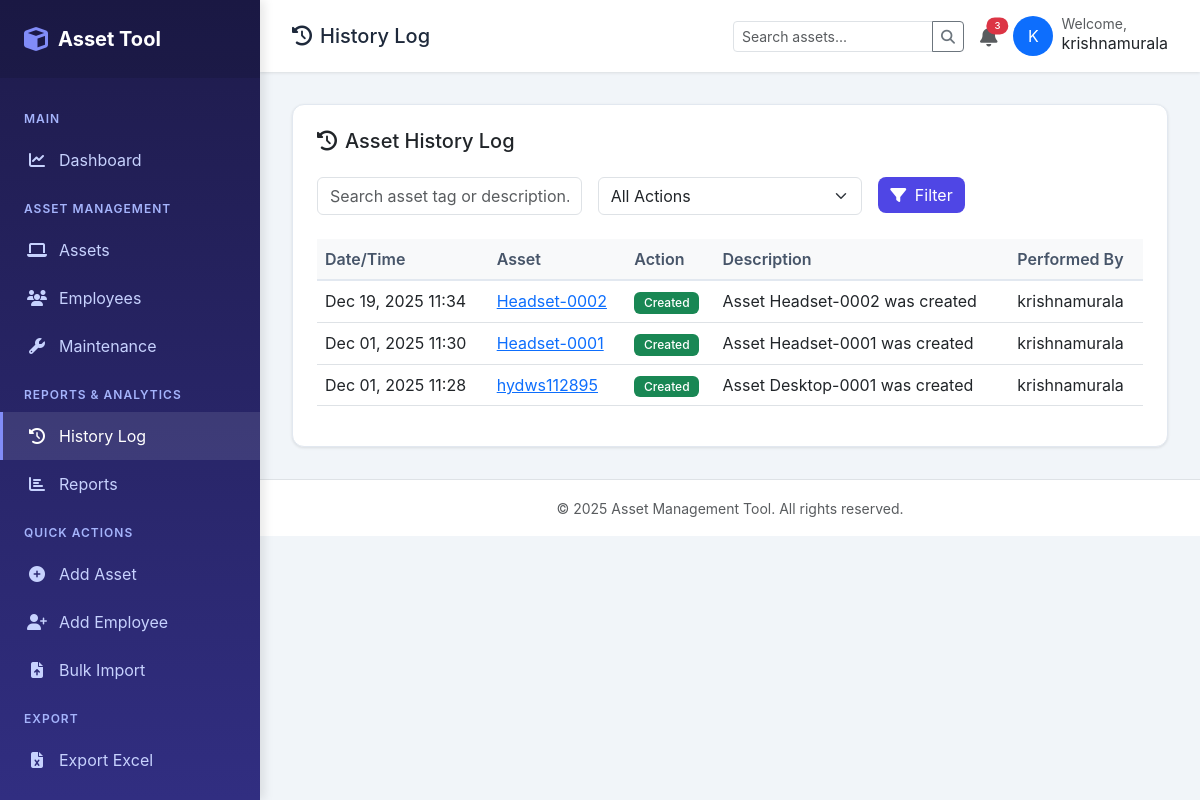
Page /app/history/ (signed in) on the committed database.
### assets/models.py (models this page shows, shortened)
class AssetHistory(models.Model):
    ACTION_CHOICES = [
        ('created', 'Created'),
        ('assigned', 'Assigned'),
        ('unassigned', 'Unassigned'),
        ('maintenance', 'Sent to Maintenance'),
        ('returned', 'Returned from Maintenance'),
        ('retired', 'Retired'),
        ('updated', 'Updated'),
        ('location_changed', 'Location Changed'),
    ]
    asset = models.ForeignKey(Asset, on_delete=models.CASCADE, related_name='history')
    action = models.CharField(max_length=20, choices=ACTION_CHOICES)
    description = models.TextField(blank=True, null=True)
    performed_by = models.ForeignKey(User, on_delete=models.SET_NULL, null=True, blank=True)
    old_value = models.CharField(max_length=255, blank=True, null=True)
    new_value = models.CharField(max_length=255, blank=True, null=True)
    created_at = models.DateTimeField(auto_now_add=True)
    class Meta:
        verbose_name_plural = "Asset Histories"
        ordering = ['-created_at']

class Asset(models.Model):
    STATUS_CHOICES = [
        ('available', 'Available'),
        ('assigned', 'Assigned'),
        ('maintenance', 'Under Maintenance'),
        ('retired', 'Retired'),
        ('lost', 'Lost/Stolen'),
    ]
    CONDITION_CHOICES = [
        ('new', 'New'),
        ('good', 'Good'),
        ('fair', 'Fair'),
        ('poor', 'Poor'),
    ]
    asset_tag = models.CharField(max_length=50, unique=True)
    name = models.CharField(max_length=200)
    description = models.TextField(blank=True, null=True)
    category = models.ForeignKey(Category, on_delete=models.SET_NULL, null=True, blank=True)
    manufacturer = models.CharField(max_length=100, blank=True, null=True)
    model = models.CharField(max_length=100, blank=True, null=True)
    serial_number = models.CharField(max_length=100, blank=True, null=True)
    status = models.CharField(max_length=20, choices=STATUS_CHOICES, default='available')
    condition = models.CharField(max_length=20, choices=CONDITION_CHOICES, default='new')
    location = models.ForeignKey(Location, on_delete=models.SET_NULL, null=True, blank=True)
    assigned_to = models.ForeignKey(Employee, on_delete=models.SET_NULL, null=True, blank=True, related_name='assets')
    assigned_date = models.DateField(blank=True, null=True)
    vendor = models.ForeignKey(Vendor, on_delete=models.SET_NULL, null=True, blank=True)
    purchase_date = models.DateField(blank=True, null=True)
    purchase_cost = models.DecimalField(max_digits=10, decimal_places=2, blank=True, null=True)
    warranty_expiry = models.DateField(blank=True, null=True)
    notes = models.TextField(blank=True, null=True)
    created_by = models.ForeignKey(User, on_delete=models.SET_NULL, null=True, blank=True, related_name='created_assets')
    created_at = models.DateTimeField(auto_now_add=True)
    updated_at = models.DateTimeField(auto_now=True)
    class Meta:
        ordering = ['-created_at']

### assets/views.py (the view)
# urls.py: path('history/', views.history_list, name='history_list'),
@login_required
def history_list(request):
    history = AssetHistory.objects.select_related('asset', 'performed_by').all()
    action = request.GET.get('action', '')
    if action:
        history = history.filter(action=action)
    search = request.GET.get('search', '')
    if search:
        history = history.filter(
            Q(asset__asset_tag__icontains=search) |
            Q(asset__name__icontains=search) |
            Q(description__icontains=search)
        )
    context = {
        'history': history[:100],
        'selected_action': action,
        'search': search,
    }
    return render(request, 'assets/history_list.html', context)

### assets/templates/assets/history_list.html (shortened to what this page needs)
{% extends 'base.html' %}
{% block page_icon %}history{% endblock %}
{% block page_title %}History Log{% endblock %}
{% block content %}
<div class="table-card">
    <h5 class="mb-4"><i class="fas fa-history me-2"></i>Asset History Log</h5>
    <form method="get" class="row g-3 mb-4">
        <div class="col-md-4">
            <input type="text" name="search" class="form-control" placeholder="Search asset tag or description..." value="{{ search }}">
        </div>
        <div class="col-md-4">
            <select name="action" class="form-select">
                <option value="">All Actions</option>
            </select>
        </div>
        <div class="col-md-4">
            <button type="submit" class="btn btn-primary"><i class="fas fa-filter me-1"></i> Filter</button>
        </div>
    </form>
    <div class="table-responsive">
        <table class="table table-hover align-middle">
            <thead class="table-light">
                <tr>
                    <th>Date/Time</th>
                    <th>Asset</th>
                    <th>Action</th>
                    <th>Description</th>
                    <th>Performed By</th>
                </tr>
            </thead>
            <tbody>
                {% for h in history %}
                <tr>
                    <td>{{ h.created_at|date:"M d, Y H:i" }}</td>
                    <td>
                        <a href="{% url 'assets:asset_detail' h.asset.pk %}">
                            {{ h.asset.asset_tag }}
                        </a>
                    </td>
                    <td>
                        {% if h.action == 'created' %}
                        <span class="badge bg-success">Created</span>
                        {% elif h.action == 'assigned' %}
                        <span class="badge bg-primary">Assigned</span>
                        {% elif h.action == 'unassigned' %}
                        <span class="badge bg-warning">Unassigned</span>
                        {% elif h.action == 'maintenance' %}
                        <span class="badge bg-info">Maintenance</span>
                        {% else %}
                        <span class="badge bg-secondary">{{ h.get_action_display }}</span>
                        {% endif %}
                    </td>
                    <td>{{ h.description|truncatewords:15 }}</td>
                    <td>{{ h.performed_by.username|default:"-" }}</td>
                </tr>
                {% empty %}
                <tr>
                    <td colspan="5" class="text-center py-4 text-muted">No history records found</td>
                </tr>
                {% endfor %}
            </tbody>
        </table>
    </div>
</div>
{% endblock %}

### assets/templates/base.html (shortened to what this page needs)
<!DOCTYPE html>
<html lang="en">
<head>
    <link href="https://cdn.jsdelivr.net/npm/bootstrap@5.3.0/dist/css/bootstrap.min.css" rel="stylesheet">
    <link rel="stylesheet" href="https://cdnjs.cloudflare.com/ajax/libs/font-awesome/6.4.0/css/all.min.css">
</head>
<body>
    <div class="sidebar" id="sidebar">
        <div class="sidebar-brand">
            <i class="fas fa-cube"></i>
            <span>Asset Tool</span>
        </div>
        <ul class="sidebar-menu">
            <li class="sidebar-menu-title">Main</li>
            <li>
                <a href="{% url 'assets:dashboard' %}" class="{% if request.resolver_match.url_name == 'dashboard' %}active{% endif %}">
                    <i class="fas fa-chart-line"></i> Dashboard
                </a>
            </li>
            <li class="sidebar-menu-title">Asset Management</li>
            <li>
                <a href="{% url 'assets:asset_list' %}" class="{% if 'asset' in request.resolver_match.url_name and 'export' not in request.resolver_match.url_name %}active{% endif %}">
                    <i class="fas fa-laptop"></i> Assets
                </a>
            </li>
            <li>
                <a href="{% url 'assets:employee_list' %}" class="{% if 'employee' in request.resolver_match.url_name %}active{% endif %}">
                    <i class="fas fa-users"></i> Employees
                </a>
            </li>
            <li>
                <a href="{% url 'assets:maintenance_list' %}" class="{% if 'maintenance' in request.resolver_match.url_name %}active{% endif %}">
                    <i class="fas fa-wrench"></i> Maintenance
                </a>
            </li>
            <li class="sidebar-menu-title">Reports & Analytics</li>
            <li>
                <a href="{% url 'assets:history_list' %}" class="{% if 'history' in request.resolver_match.url_name %}active{% endif %}">
                    <i class="fas fa-history"></i> History Log
                </a>
            </li>
            <li>
                <a href="{% url 'assets:reports' %}" class="{% if request.resolver_match.url_name == 'reports' %}active{% endif %}">
                    <i class="fas fa-chart-bar"></i> Reports
                </a>
            </li>
            <li class="sidebar-menu-title">Quick Actions</li>
            <li>
                <a href="/admin/assets/asset/add/">
                    <i class="fas fa-plus-circle"></i> Add Asset
                </a>
            </li>
            <li>
                <a href="/admin/assets/employee/add/">
                    <i class="fas fa-user-plus"></i> Add Employee
                </a>
            </li>
            <li>
                <a href="{% url 'assets:bulk_import' %}" class="{% if 'bulk_import' in request.resolver_match.url_name %}active{% endif %}">
                    <i class="fas fa-file-upload"></i> Bulk Import
                </a>
            </li>
            <li class="sidebar-menu-title">Export</li>
            <li>
                <a href="{% url 'assets:export_assets' %}">
                    <i class="fas fa-file-excel"></i> Export Excel
                </a>
            </li>
            <li>
                <a href="{% url 'assets:generate_all_assets_pdf' %}">
                </a>
            </li>
        </ul>
    </div>
    <div class="main-content">
        <nav class="top-navbar">
            <div class="d-flex align-items-center gap-3">
                <h5 class="mb-0"><i class="fas fa-{% block page_icon %}home{% endblock %} me-2"></i>{% block page_title %}Dashboard{% endblock %}</h5>
            </div>
            <div class="d-flex align-items-center gap-3">
                <form action="{% url 'assets:asset_list' %}" method="get" class="d-none d-md-block">
                    <div class="input-group">
                        <input type="text" name="search" class="form-control form-control-sm" placeholder="Search assets..." style="width: 200px;">
                        <button class="btn btn-sm btn-outline-secondary" type="submit">
                            <i class="fas fa-search"></i>
                        </button>
                    </div>
                </form>
                <div class="dropdown">
                    <a href="#" class="text-muted position-relative" data-bs-toggle="dropdown">
                        <i class="fas fa-bell fa-lg"></i>
                        <span class="position-absolute top-0 start-100 translate-middle badge rounded-pill bg-danger" style="font-size: 0.6rem;">
                            3
                        </span>
                    </a>
                </div>
                <div class="dropdown">
                    <a href="#" class="text-decoration-none text-dark d-flex align-items-center gap-2" data-bs-toggle="dropdown">
                        <div class="bg-primary text-white rounded-circle d-flex align-items-center justify-content-center" style="width: 40px; height: 40px;">
                            {{ request.user.username|slice:":1"|upper }}
                        </div>
                        <div class="d-none d-md-block">
                            <small class="text-muted d-block" style="line-height: 1;">Welcome,</small>
                            <span style="line-height: 1;">{{ request.user.username }}</span>
                        </div>
                    </a>
                </div>
            </div>
        </nav>
        <div class="content-area">
            {% block content %}{% endblock %}
        </div>
        <footer class="text-center py-3 text-muted border-top bg-white mt-auto">
            <small>&copy; {% now "Y" %} Asset Management Tool. All rights reserved.</small>
        </footer>
    </div>
</body>
</html>

### assets/templates/base.html (style rules this page uses)
:root { --primary: #4f46e5; --secondary: #64748b; --success: #10b981; --warning: #f59e0b; --danger: #ef4444; --sidebar-width: 260px; }
body { font-family: 'Inter', -apple-system, BlinkMacSystemFont, sans-serif; background: #f1f5f9; }
.sidebar { position: fixed; top: 0; left: 0; height: 100vh; width: var(--sidebar-width); background: linear-gradient(180deg, #1e1b4b 0%, #312e81 100%); padding: 0; box-shadow: 4px 0 10px rgba(0,0,0,0.1); z-index: 1000; overflow-y: auto; }
.sidebar-brand { color: white; font-size: 1.25rem; font-weight: 700; padding: 1.5rem; background: rgba(0,0,0,0.1); display: flex; align-items: center; gap: 10px; }
.sidebar-brand i { font-size: 1.5rem; color: #818cf8; }
.sidebar-menu { list-style: none; padding: 1rem 0; margin: 0; }
.sidebar-menu-title { color: #a5b4fc; font-size: 0.75rem; font-weight: 600; text-transform: uppercase; letter-spacing: 1px; padding: 1rem 1.5rem 0.5rem; }
.sidebar-menu li a { color: #c7d2fe; text-decoration: none; display: flex; align-items: center; padding: 0.75rem 1.5rem; transition: all 0.3s; border-left: 3px solid transparent; }
.sidebar-menu li a:hover, .sidebar-menu li a.active { background: rgba(255,255,255,0.1); color: white; border-left-color: #818cf8; }
.sidebar-menu li a i { margin-right: 0.75rem; width: 20px; text-align: center; }
.main-content { margin-left: var(--sidebar-width); min-height: 100vh; }
.top-navbar { background: white; padding: 1rem 2rem; box-shadow: 0 1px 3px rgba(0,0,0,0.1); display: flex; justify-content: space-between; align-items: center; position: sticky; top: 0; z-index: 100; }
.top-navbar h5 { margin: 0; color: #1e293b; }
.content-area { padding: 2rem; }
.table-card { background: white; border-radius: 12px; padding: 1.5rem; box-shadow: 0 1px 3px rgba(0,0,0,0.1); border: 1px solid #e2e8f0; }
.btn-primary { background: var(--primary); border: none; border-radius: 8px; }
.badge { font-weight: 500; padding: 0.4em 0.8em; border-radius: 6px; }
.table th { font-weight: 600; color: #475569; border-bottom: 2px solid #e2e8f0; }

### rows in the picture
AssetHistory: created_at "Dec 19, 2025 11:34", asset.asset_tag "Headset-0002", action "Created", description "Asset Headset-0002 was created", performed_by.username "krishnamurala"
AssetHistory: created_at "Dec 01, 2025 11:30", asset.asset_tag "Headset-0001", action "Created", description "Asset Headset-0001 was created", performed_by.username "krishnamurala"
AssetHistory: created_at "Dec 01, 2025 11:28", asset.asset_tag "hydws112895", action "Created", description "Asset Desktop-0001 was created", performed_by.username "krishnamurala"

### other values in the picture
{{ request.user.username|slice:":1"|upper }} "K"
{{ request.user.username }} "krishnamurala"
